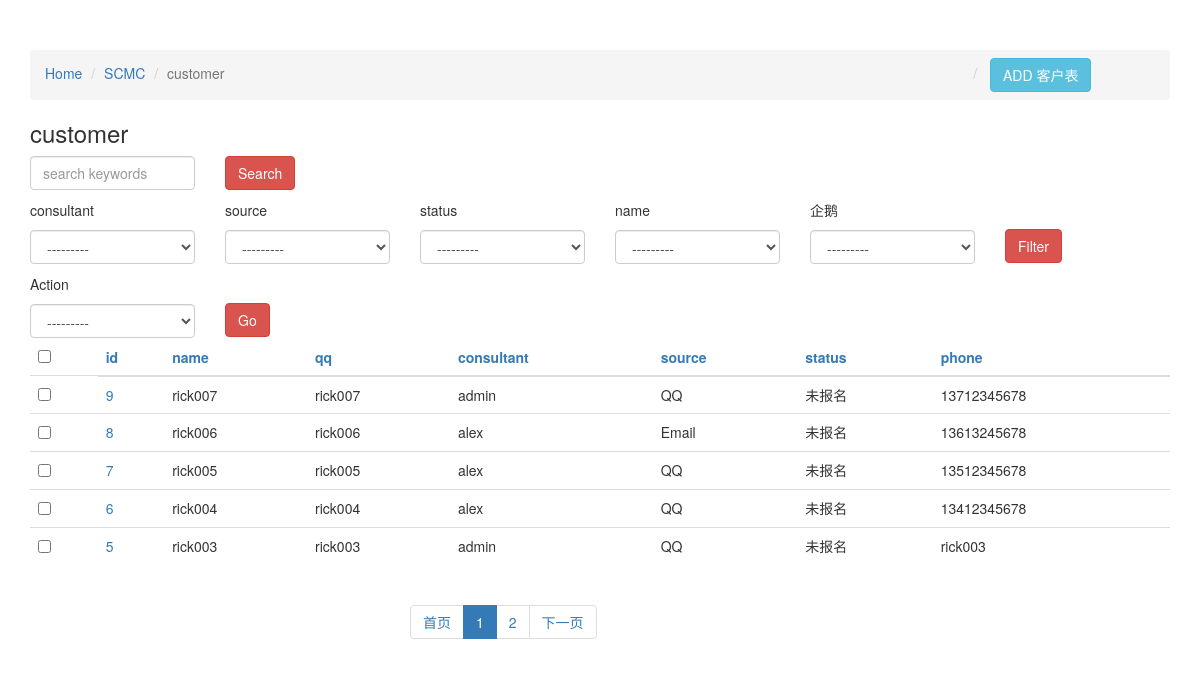
/alex_admin/SCMC/customer/, run on the app's committed database.
### SCMC/models.py (models this page shows, shortened)
class MyUser(AbstractBaseUser):
    username = models.CharField(max_length=32, unique=True, verbose_name="username")
    email = models.EmailField(max_length=128, unique=True, verbose_name="email address")
    is_active = models.BooleanField(default=True)
    is_admin = models.BooleanField(default=False)
    role = models.ForeignKey("Role", null=True, blank=True)
    customer = models.OneToOneField("Customer", null=True, blank=True)
    objects = MyUserManager()
    USERNAME_FIELD = 'username'
    REQUIRED_FIELDS = ["email"]
    def __str__(self):
        return self.username

class CustomerSource(models.Model):
    name = models.CharField(max_length=64, unique=True)
    def __str__(self):
        return self.name

class Customer(models.Model):
    source = models.ForeignKey("CustomerSource", help_text="CustomerSource")
    consult_courses = models.ManyToManyField("Course", help_text="Course")
    referral_user = models.ForeignKey("MyUser", null=True, blank=True, related_name="referral_person")
    tags = models.ManyToManyField("Tag", blank=True)
    consultant = models.ForeignKey("MyUser", related_name="consultant_person")
    name = models.CharField(max_length=32, null=True, blank=True)
    qq = models.CharField(max_length=32, null=True, blank=True, unique=True, verbose_name="企鹅")
    wechat = models.CharField(max_length=64, null=True, blank=True, unique=True)
    phone = models.CharField(max_length=11, null=True, blank=True, unique=True)
    email = models.CharField(max_length=32, null=True, blank=True, unique=True)
    consultation_content = models.TextField(null=True, blank=True, verbose_name="咨询内容")
    status_choice = (
        (0, "已报名"),
        (1, "未报名"),
        (2, "已退费"),
    )
    status = models.SmallIntegerField(choices=status_choice, default=1)
    date = models.DateTimeField(auto_now_add=True)
    class Meta:
        verbose_name = "客户表"
        verbose_name_plural =  verbose_name

### AlexAdmin/views.py (the view, shortened to what this page needs)
# urls.py: url(r'^(?P<app_name>\w+)/(?P<model_name>\w+)/$', views.ModelData.as_view(), name="model_data"),
class ModelData(View):
    def get(self, request, app_name, model_name, no_render=False):
        if app_name in site.registered_admins:
            if model_name in site.registered_admins[app_name]:
                admin_class = site.registered_admins[app_name][model_name]
                queryset, paginator, filter_conditions, condition_str, search_str, order_key, new_order_key = self.get_filter_obj(request, admin_class)
        if no_render is True:
            return locals()
        return render(request, "alexadmin/obj_display.html", locals())
    def get_filter_obj(self, request, admin_class):
        queryset, search_str = self.search_condition(request, admin_class)    # 第一步进行search搜索
        queryset, filter_conditions = self.filter_condition(request, queryset)   # 第二步进行filter过滤
        queryset, order_key, new_order_key = self.order_by(request, queryset, admin_class)  # 第三步进行order_by排序
        condition_str = "&search={search}".format(search=search_str)
        for k, v in filter_conditions.items():
            condition_str += "&%s=%s" % (k, v)
        queryset, paginator = self.page(request, queryset, admin_class, condition_str, order_key)  # 第四步分页功能
        return queryset, paginator, filter_conditions, condition_str, search_str, order_key, new_order_key
    @staticmethod
    def search_condition(request, admin_class):
        search_str = request.GET.get("search", "")
        filter_conditions = {}
        for k, v in request.GET.items():
            if any([k == "_p", k == "search", k == "_o"]):
                continue
            if v:
                filter_conditions[k] = v
        if search_str:
            search_conditions = Q()
            search_conditions.connector = "OR"
            for search_field in admin_class.search_fields:
                search_conditions.children.append(("%s__icontains" % search_field, search_str))
            new_queryset = admin_class.model.objects.filter(search_conditions)
        else:
            new_queryset = admin_class.model.objects.all()
        return new_queryset, search_str
    @staticmethod
    def filter_condition(request, queryset):
        filter_conditions = {}
        for k, v in request.GET.items():
            if any([k == "_p", k == "search", k == "_o"]):
                continue
            if v:
                filter_conditions[k] = v
        new_queryset = queryset.filter(**filter_conditions)
        return new_queryset, filter_conditions
    @staticmethod
    def order_by(request, queryset, admin_class):
        order_key = request.GET.get("_o", "")
        new_order_key = ""
        if order_key:
            new_queryset = queryset.order_by(order_key)
            if order_key.startswith("-"):
                new_order_key = order_key.strip("-")
            else:
                new_order_key = "-%s" % order_key
        else:
            new_queryset = queryset.order_by("-%s" % admin_class.model._meta.pk.name)
        return new_queryset, order_key, new_order_key
    @staticmethod
    def page(request, queryset, admin_class, condition_str, order_key):
        all_count = queryset.count()
        order_str = "&_o={order_key}".format(order_key=order_key)
        paginator = Paginator(request.GET.get("_p", ""), admin_class.list_per_page, all_count, request.path_info,
                              condition_str, order_str)
        new_queryset = queryset.only(*admin_class.list_display)[paginator.start: paginator.end]
        return new_queryset, paginator

### AlexAdmin/pagenator.py (called while the page is built)
    @property
    def start(self):
        return (self.current_page - 1) * self.per_page_number

    @property
    def end(self):
        return self.current_page * self.per_page_number

### AlexAdmin/templatetags/alex_tags.py (called while the page is built)
@register.simple_tag
def get_model_verbose_name(admin_class):
    return admin_class.model._meta.verbose_name

@register.simple_tag
def build_filter_ele(filter_column, admin_class, filter_conditions):
    field_obj = admin_class.model._meta.get_field(filter_column)
    select_ele = ""
    filter_option = filter_conditions.get(filter_column)
    try:
        for choice in field_obj.get_choices():
            select_ele += option_ele_func(filter_option=filter_option, choice=choice, choice_flag=True,
                                          selected_flag=True if filter_option else False)
    except AttributeError:
        select_ele += "<option value="">---------</option>"
        for choice in admin_class.model.objects.values_list(filter_column).distinct():
            select_ele += option_ele_func(filter_option=filter_option, choice=choice,
                                          selected_flag=True if filter_option else False)
    return mark_safe(select_ele)

def option_ele_func(filter_option=None, choice=None, choice_flag=False, selected_flag=False):
    if selected_flag is True:
        if filter_option == str(choice[0]):
            selected = 'selected'
        else:
            selected = ""
        return "<option %s value=%s >%s</option>" % (selected, choice[0], choice[1] if choice_flag else choice[0])
    else:
        return "<option value=%s >%s</option>" % (choice[0], choice[1] if choice_flag else choice[0])

@register.simple_tag
def get_action(admin_class):
    action_dict = {}
    actions = admin_class.actions
    for k, v in actions.items():
        action_dict[k] = v.short_description
    return action_dict

@register.simple_tag
def get_field_verbose_name(admin_class, field_name):
    return admin_class.model._meta.get_field(field_name).verbose_name

### templates/alexadmin/obj_display.html (shortened to what this page needs)
{% extends "base.html" %}
{% load alex_tags %}
{% block body %}
    <div class="container">
        <ol class="breadcrumb">
            <li><a href="/alex_admin/">Home</a></li>
            <li><a href="/alex_admin/{{ app_name }}/">{{ app_name }}</a></li>
            <li class="active">{{ model_name }}</li>
            <li class="col-md-offset-8">
                <a href="add/" class="btn btn-info">ADD {% get_model_verbose_name admin_class %}</a>
            </li>
        </ol>
        <div class="content">
            <h3>{{ model_name }}</h3>
            {% if admin_class.search_fields %}
                <div class="row search" style="margin-bottom: 10px">
                    <form action="">
                        <div class="col-md-2">
                            <input type="text" name="search" class="form-control" value="{{ search_str }}"
                                   placeholder="search keywords">
                        </div>
                        <div class="col-md-1">
                            <button class="btn btn-danger">Search</button>
                        </div>
                    </form>
                </div>
            {% endif %}
            {% if admin_class.list_filter %}
                <div class="row filter">
                    <form action="">
                        {% for filter_column in admin_class.list_filter %}
                            <div class="col-md-2">
                                <p>{% get_field_verbose_name admin_class filter_column %}</p>
                                <select class='form-control' name={{ filter_column }}>
                                    {% build_filter_ele filter_column admin_class filter_conditions %}
                                </select>
                            </div>
                        {% endfor %}
                        <div class="col-md-1">
                            <button class="btn btn-danger search-button" style="margin-top: 29px">Filter</button>
                        </div>
                    </form>
                </div>
            {% endif %}
            <div class="row">
                <form action="" method="post">
                    <div class="actions col-md-2" style="margin-top: 10px">
                        <p>Action</p>
                        <select name="_action" required="" class="form-control">
                            <option value="" selected="selected">---------</option>
                            {% get_action admin_class as actions %}
                        </select>
                    </div>
                    <div class="col-md-1">
                        <button type="submit" class="btn btn-danger" style="margin-top: 39px">Go</button>
                    </div>
                    <div class="table-list col-md-12">
                        <table class="table table-hover">
                            <thead>
                            <tr>
                                <td class="action-checkbox">
                                    <input id="controlAll" class="action-select-all" type="checkbox">
                                </td>
                                {% if not admin_class.list_display %}
                                    <th>{{ model_name }}</th>
                                {% else %}
                                    {% for column in admin_class.list_display %}
                                        <th><a href="?_o={% if column == order_key %}{{ new_order_key }}{{ condition_str }}{% else %}{{ column }}{{ condition_str }}{% endif %}">{{ column }}</a>
                                        </th>
                                    {% endfor %}
                                {% endif %}
                            </tr>
                            </thead>
                            <tbody>
                            {% for row in queryset %}
                                <tr>
                                    <td class="action-checkbox">
                                        <input name="obj_id" class="action-select" type="checkbox" value="{{ row.id }}">
                                    </td>
                                    {% build_table_row row admin_class %}
                                </tr>
                            {% endfor %}
                            </tbody>
                        </table>
                    </div>
                </form>
            </div>
            <div class="col-md-offset-4">
                <ul class="pagination">
                    {{ paginator.page_str|safe }}
                </ul>
            </div>
        </div>
    </div>
{% endblock %}

### static/css/dashboard.css (style rules this page uses)
body { padding-top: 50px; }

### data on the page
MyUser: consultant "---------"
CustomerSource: source "---------"
Customer: id+name+qq "9 rick007 rick007 admin QQ 未报名 13712345678"
Customer: id+name+qq "8 rick006 rick006 alex Email 未报名 13613245678"
Customer: id+name+qq "7 rick005 rick005 alex QQ 未报名 13512345678"
Customer: id+name+qq "6 rick004 rick004 alex QQ 未报名 13412345678"
Customer: id+name+qq "5 rick003 rick003 admin QQ 未报名 rick003"

### other printed values
{{ app_name }} "SCMC"
{{ model_name }} "customer"
{{ column }} "id" "name" "qq" "consultant" "source" "status" "phone"
{{ paginator.page_str|safe }} "首页 1 2 下一页"
